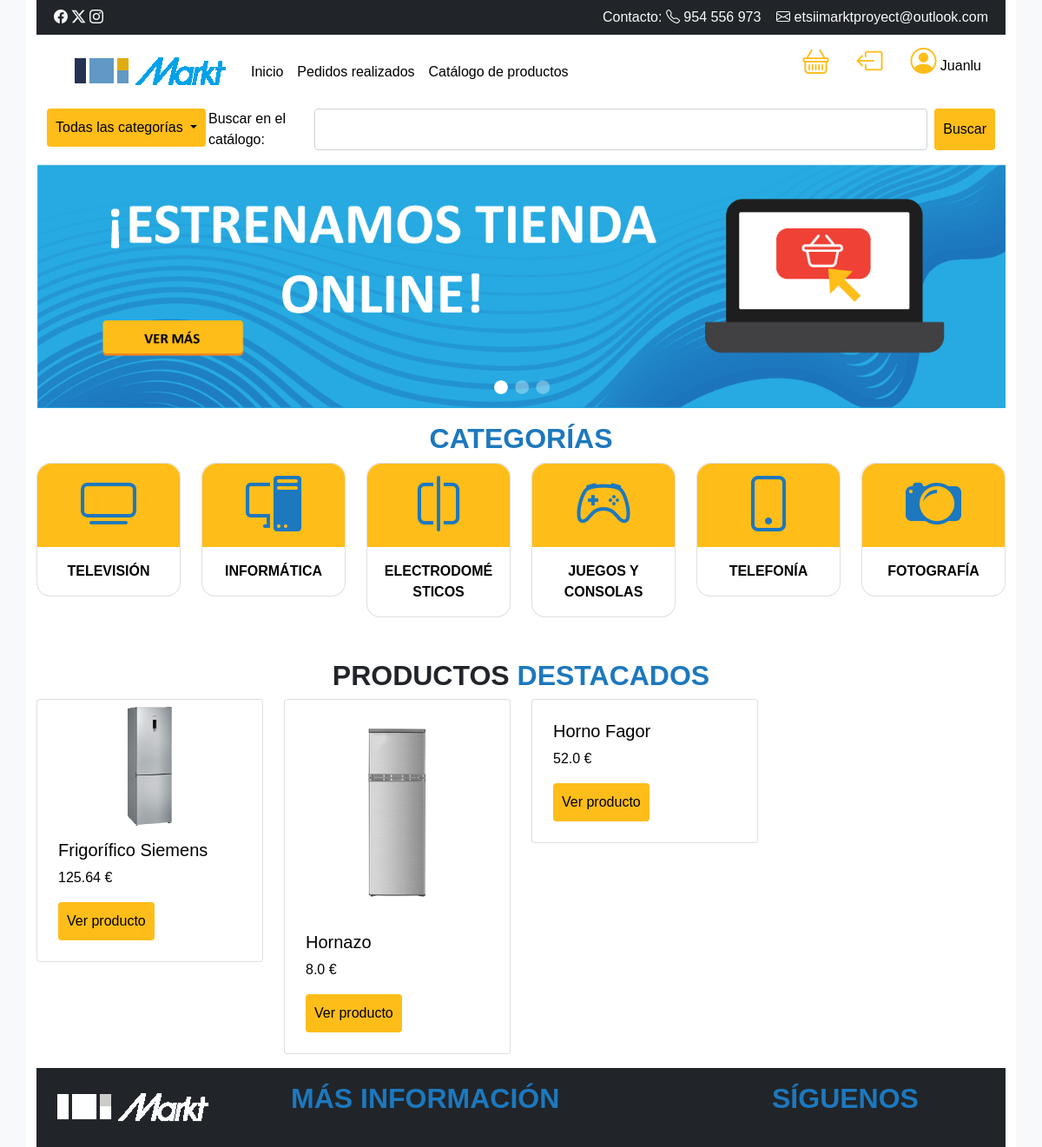
The app's page / (signed in) with its own data.
### productos/models.py (models this page shows, shortened)
class Producto(models.Model):
    categoria = models.ForeignKey(Categoria,related_name='productos', on_delete=models.SET_DEFAULT, default=Categoria.get_default_categoria)
    fabricante = models.ForeignKey(Fabricante,related_name='productos', on_delete=models.SET_DEFAULT, default=Fabricante.get_default_fabricante)
    nombre = models.CharField(max_length=100)
    precio = models.FloatField()
    descripcion = models.TextField(blank=True, null=True)
    cantidad = models.IntegerField(default=1)
    imagen = models.ImageField(upload_to='productos_imagenes', blank=True, null=True)
    class Meta:
        ordering = ['nombre']
        verbose_name_plural = 'Productos'

### core/views.py (the view)
# urls.py: path('', index, name='index'),
def index(request):
    user = request.user
    productos = Producto.objects.all()
    return render(request, 'home.html', {'user': user, 'productos': productos})

### templates/home.html (shortened to what this page needs)
<!DOCTYPE html>
<html lang="es">
<head>
    <link href="https://cdn.jsdelivr.net/npm/bootstrap@5.1.3/dist/css/bootstrap.min.css" rel="stylesheet">
    <link rel="stylesheet" href="https://cdn.jsdelivr.net/npm/bootstrap-icons@1.11.2/font/bootstrap-icons.min.css">
    {% load static %}
    <link rel="stylesheet" href="{% static 'css/styles.css' %}">
</head>
<body>
    <div class="container wrapper">
    <div class="header mb-3">
        {% include "header.html" %}
    </div>
    <div class=" mb-3">
        <div class="row">
            <div class="col">
                <img src="/media/images/cabecera-portada.png" class="img-fluid" >
            </div>
        </div>
    </div>
    <div class="categorias mb-3">
        <h2 class="text-center">CATEGORÍAS</h2>
        <div class="row">
            <div class="col-2">
                <div class="card">
                    <div class="bg-body-secondary text-center">
                        <i class="bi bi-tv"></i>
                    </div>
                    <div class="card-body">
                      <p class="card-text">Televisión</p>
                    </div>
                  </div>
            </div>
            <div class="col-2">
                <div class="card">
                    <div class="bg-body-secondary text-center">
                        <i class="bi bi-pc-display"></i>
                    </div>
                    <div class="card-body">
                      <p class="card-text">Informática</p>
                    </div>
                  </div>
            </div>
            <div class="col-2">
                <div class="card">
                    <div class="bg-body-secondary text-center">
                        <i class="bi bi-vr"></i>
                    </div>
                    <div class="card-body">
                      <p class="card-text">Electrodomésticos</p>
                    </div>
                  </div>
            </div>
            <div class="col-2">
                <div class="card">
                    <div class="bg-body-secondary text-center">
                        <i class="bi bi-controller"></i>
                    </div>
                    <div class="card-body">
                      <p class="card-text">Juegos y Consolas</p>
                    </div>
                  </div>
            </div>
            <div class="col-2">
                <div class="card">
                    <div class="bg-body-secondary text-center">
                        <i class="bi bi-phone"></i>
                    </div>
                    <div class="card-body">
                      <p class="card-text">Telefonía</p>
                    </div>
                  </div>
            </div>
            <div class="col-2">
                <div class="card">
                    <div class="bg-body-secondary text-center">
                        <i class="bi bi-camera2"></i>
                    </div>
                    <div class="card-body">
                      <p class="card-text">Fotografía</p>
                    </div>
                  </div>
            </div>
        </div>
    </div>
    {% block content %}
    <div class="mt-5 mb-3">
        <h2 class="text-center"><span class="text-dark">PRODUCTOS</span> DESTACADOS</h2>
    <div class="row">
        {% for producto in productos %}
            <div class="col-3">
                <div class="card p-2">
                    {% if producto.imagen %}
                        <img class="card-img-top" src="{{producto.imagen.url}}" alt="{{ producto.nombre }}">
                    {% endif %}
                    <div class="card-body">
                    <h5 class="card-title">{{ producto.nombre }}</h5>
                    <p class="card-text">{{ producto.precio }} €</p>
                    <a href="{% url 'detalle' producto.id %}" class="btn btn-primary">Ver producto</a>
                    </div>
                </div>
            </div>
        {% endfor %}
    </div>
    </div>
    {% endblock %}
    {% include "footer.html" %}
</body>
</html>

### templates/header.html (shortened to what this page needs)
    <div class="container">
      <div class="row bg-dark text-light p-2">
        <div class="col-6"><i class="bi bi-facebook"></i> <i class="bi bi-twitter-x"></i> <i class="bi bi-instagram"></i></div>
        <div class="col-6" style="text-align: right">Contacto: <i class="bi bi-telephone"></i> 	954 556 973 &nbsp;&nbsp;&nbsp;<i class="bi bi-envelope"></i> etsiimarktproyect@outlook.com</div>
    </div>
        <div class="row ">
            <div class="col-8">
                <nav class="navbar navbar-expand-lg bg-body-tertiary">
                    <div class="container-fluid">
                      <a class="navbar-brand" href="/"><img src="/media/images/logo.png" alt="Logo" class="img-fluid"></a>
                      <div class="collapse navbar-collapse" id="navbarSupportedContent">
                        <ul class="navbar-nav me-auto mb-2 mb-lg-0">
                          <li class="nav-item">
                            <a class="nav-link active" aria-current="home" href="/">Inicio</a>
                          </li>
                          <li class="nav-item">
                            <a class="nav-link" href="/seguimiento">Pedidos realizados</a>
                          </li>
                          <li class="nav-item">
                            <a class="nav-link" href="/catalogo">Catálogo de productos</a>
                          </li>
                        </ul>
                      </div>
                    </div>
                  </nav>
            </div>
            <div class="col-4">
                <ul class="nav users" style="float: right">
                  <li class="nav-item">
                    <a class="nav-link" href="/productos/carrito"><i class="bi bi-basket"></i></a>
                  </li>
                    {% if user.is_authenticated %}
                    <li class="nav-item">
                      <a class="nav-link active" aria-current="page" href="/logout"><i class="bi bi-box-arrow-left"></i></a>
                    </li>
                      <li class="nav-item">
                        <a class="nav-link active" aria-current="page" href="/perfil"><i class="bi bi-person-circle"></i> {{ user.username }}</a>
                      </li>
                    {% else %}
                      <li class="nav-item">
                        <a class="nav-link active" aria-current="page" href="/login"><i class="bi bi-person-circle"></i></a>
                      </li>
                    {% endif %}
                  </ul>
            </div>
        </div>
        <div class="row">
            <div class="col-2">
                <div class="dropdown">
                    <button class="btn btn-secondary dropdown-toggle" type="button" data-bs-toggle="dropdown" aria-expanded="false">
                      Todas las categorías
                    </button>
                  </div>
            </div>
            <div class="col">
                <form class="d-flex" role="search" method="get" action="{% url 'catalogo' %}">
                  <label for="search">Buscar en el catálogo:</label>
                    <br>
                  <input class="form-control me-2" type="text" name="q" id="search" value="{{ query }}">
                  <button class="btn btn-secondary" type="submit">Buscar</button>
            </form>
            </div>
        </div>
    </div>

### static/css/styles.css (style rules this page uses)
:root { --primary-color: #1d78be; --secondary-color: #ffbd1a; --dark-color: #333333; }
body { font-family: Arial,"Lexend Deca","Helvetica Neue",Helvetica,Arial,sans-serif; background-color: var(--bs-gray-100); color: var(--bs-black); margin: 0; padding: 0; }
.wrapper { background-color: var(--bs-white); min-height: 1000px; }
h2 { color: var(--primary-color); font-weight: 700; }
.btn.btn-primary { background-color: var(--secondary-color); color: var(--bs-black); padding: 10px 10px; border: none; cursor: pointer; }
.btn.btn-secondary { background-color: var(--secondary-color); color: var(--bs-black); padding: 10px 10px; border: none; cursor: pointer; }
nav.bg-body-tertiary { --bs-bg-opacity: 0 !important; background-color: var(--bs-white) !important; }
.categorias .bi { color: var(--primary-color); font-size: 4em; }
.categorias .card { border-radius: 1rem !important; }
.categorias .bg-body-secondary { background-color: var(--secondary-color); border-radius: 1rem 1rem 0 0; }
.categorias .card-text { text-align: center; font-weight: 700; text-transform: uppercase; }
a.nav-link.active { color: inherit; }
.nav.users .bi { color: var(--secondary-color) !important; font-size: 30px !important; }

### records on screen
Producto: imagen (picture), nombre "Frigorífico Siemens", precio "125.64"
Producto: imagen (picture), nombre "Hornazo", precio "8.0"
Producto: nombre "Horno Fagor", precio "52.0"

### other values on screen
{{ user.username }} "Juanlu"
